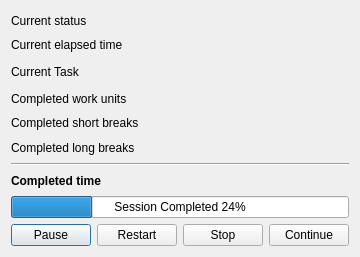
<?xml version="1.0" encoding="UTF-8"?>
<ui version="4.0">
 <class>WorkStatistics</class>
 <widget class="QDialog" name="WorkStatistics">
  <property name="geometry">
   <rect>
    <x>0</x>
    <y>0</y>
    <width>338</width>
    <height>257</height>
   </rect>
  </property>
  <property name="sizePolicy">
   <sizepolicy hsizetype="Fixed" vsizetype="Fixed">
    <horstretch>0</horstretch>
    <verstretch>0</verstretch>
   </sizepolicy>
  </property>
  <property name="windowTitle">
   <string>Work Statistics</string>
  </property>
  <property name="windowIcon">
   <iconset resource="rsc/resources.qrc">
    <normaloff>:/WorkTimer/clock.svg</normaloff>:/WorkTimer/clock.svg</iconset>
  </property>
  <property name="modal">
   <bool>false</bool>
  </property>
  <layout class="QVBoxLayout" name="verticalLayout_2" stretch="0,0,0,0,0,0,0,0,0,0">
   <item>
    <layout class="QHBoxLayout" name="horizontalLayout_7">
     <property name="topMargin">
      <number>0</number>
     </property>
     <item>
      <widget class="QLabel" name="label_7">
       <property name="toolTip">
        <string>Current unit</string>
       </property>
       <property name="text">
        <string>Current status</string>
       </property>
      </widget>
     </item>
     <item>
      <widget class="QLabel" name="m_status">
       <property name="toolTip">
        <string>Current unit status</string>
       </property>
       <property name="text">
        <string/>
       </property>
       <property name="alignment">
        <set>Qt::AlignmentFlag::AlignCenter</set>
       </property>
      </widget>
     </item>
    </layout>
   </item>
   <item>
    <layout class="QHBoxLayout" name="horizontalLayout_6">
     <property name="topMargin">
      <number>0</number>
     </property>
     <item>
      <widget class="QLabel" name="label_5">
       <property name="toolTip">
        <string>Unit elapsed time</string>
       </property>
       <property name="text">
        <string>Current elapsed time</string>
       </property>
      </widget>
     </item>
     <item>
      <widget class="QLabel" name="m_elapsedTime">
       <property name="toolTip">
        <string>Unit elapsed time</string>
       </property>
       <property name="text">
        <string/>
       </property>
       <property name="alignment">
        <set>Qt::AlignmentFlag::AlignCenter</set>
       </property>
      </widget>
     </item>
    </layout>
   </item>
   <item>
    <layout class="QHBoxLayout" name="horizontalLayout_8" stretch="1,1,0">
     <item>
      <widget class="QLabel" name="label_6">
       <property name="toolTip">
        <string>Current task</string>
       </property>
       <property name="text">
        <string>Current Task</string>
       </property>
      </widget>
     </item>
     <item>
      <widget class="QLabel" name="m_taskName">
       <property name="toolTip">
        <string>Current task</string>
       </property>
       <property name="text">
        <string/>
       </property>
       <property name="alignment">
        <set>Qt::AlignmentFlag::AlignRight|Qt::AlignmentFlag::AlignTrailing|Qt::AlignmentFlag::AlignVCenter</set>
       </property>
      </widget>
     </item>
     <item>
      <widget class="QToolButton" name="m_taskButton">
       <property name="minimumSize">
        <size>
         <width>20</width>
         <height>20</height>
        </size>
       </property>
       <property name="toolTip">
        <string>Modify current task</string>
       </property>
       <property name="text">
        <string/>
       </property>
       <property name="icon">
        <iconset resource="rsc/resources.qrc">
         <normaloff>:/WorkTimer/pencil.svg</normaloff>:/WorkTimer/pencil.svg</iconset>
       </property>
       <property name="popupMode">
        <enum>QToolButton::ToolButtonPopupMode::InstantPopup</enum>
       </property>
       <property name="autoRaise">
        <bool>true</bool>
       </property>
      </widget>
     </item>
    </layout>
   </item>
   <item>
    <layout class="QHBoxLayout" name="horizontalLayout_5">
     <item>
      <widget class="QLabel" name="label">
       <property name="toolTip">
        <string>Completed work units in this session</string>
       </property>
       <property name="text">
        <string>Completed work units</string>
       </property>
      </widget>
     </item>
     <item>
      <widget class="QLabel" name="m_completedWorkUnits">
       <property name="toolTip">
        <string>Completed work units in this session</string>
       </property>
       <property name="text">
        <string/>
       </property>
       <property name="alignment">
        <set>Qt::AlignmentFlag::AlignCenter</set>
       </property>
      </widget>
     </item>
    </layout>
   </item>
   <item>
    <layout class="QHBoxLayout" name="horizontalLayout_4">
     <item>
      <widget class="QLabel" name="label_2">
       <property name="toolTip">
        <string>Completed short breaks in this session</string>
       </property>
       <property name="text">
        <string>Completed short breaks</string>
       </property>
      </widget>
     </item>
     <item>
      <widget class="QLabel" name="m_completedShortBreaks">
       <property name="toolTip">
        <string>Completed short breaks in this session</string>
       </property>
       <property name="text">
        <string/>
       </property>
       <property name="alignment">
        <set>Qt::AlignmentFlag::AlignCenter</set>
       </property>
      </widget>
     </item>
    </layout>
   </item>
   <item>
    <layout class="QHBoxLayout" name="horizontalLayout_3">
     <item>
      <widget class="QLabel" name="label_3">
       <property name="toolTip">
        <string>Completed long breaks in this session</string>
       </property>
       <property name="text">
        <string>Completed long breaks</string>
       </property>
      </widget>
     </item>
     <item>
      <widget class="QLabel" name="m_completedLongBreaks">
       <property name="toolTip">
        <string>Completed long breaks in this session</string>
       </property>
       <property name="text">
        <string/>
       </property>
       <property name="alignment">
        <set>Qt::AlignmentFlag::AlignCenter</set>
       </property>
      </widget>
     </item>
    </layout>
   </item>
   <item>
    <widget class="Line" name="line">
     <property name="orientation">
      <enum>Qt::Orientation::Horizontal</enum>
     </property>
    </widget>
   </item>
   <item>
    <layout class="QHBoxLayout" name="horizontalLayout_2">
     <item>
      <widget class="QLabel" name="label_4">
       <property name="font">
        <font>
         <bold>true</bold>
        </font>
       </property>
       <property name="toolTip">
        <string>Total completed time</string>
       </property>
       <property name="text">
        <string>Completed time</string>
       </property>
      </widget>
     </item>
     <item>
      <widget class="QLabel" name="m_completedTime">
       <property name="toolTip">
        <string>Total completed time</string>
       </property>
       <property name="text">
        <string/>
       </property>
       <property name="alignment">
        <set>Qt::AlignmentFlag::AlignCenter</set>
       </property>
      </widget>
     </item>
    </layout>
   </item>
   <item>
    <widget class="QProgressBar" name="m_progress">
     <property name="value">
      <number>24</number>
     </property>
     <property name="alignment">
      <set>Qt::AlignmentFlag::AlignCenter</set>
     </property>
     <property name="format">
      <string>Session Completed %p%</string>
     </property>
    </widget>
   </item>
   <item>
    <layout class="QHBoxLayout" name="horizontalLayout">
     <item>
      <widget class="QPushButton" name="m_pause">
       <property name="toolTip">
        <string>Pauses current unit</string>
       </property>
       <property name="text">
        <string>Pause</string>
       </property>
      </widget>
     </item>
     <item>
      <widget class="QPushButton" name="m_invalidate">
       <property name="toolTip">
        <string>Restarts current unit</string>
       </property>
       <property name="text">
        <string>Restart</string>
       </property>
      </widget>
     </item>
     <item>
      <widget class="QPushButton" name="m_stop">
       <property name="toolTip">
        <string>Stops the session</string>
       </property>
       <property name="text">
        <string>Stop</string>
       </property>
      </widget>
     </item>
     <item>
      <widget class="QPushButton" name="m_continue">
       <property name="toolTip">
        <string>Closes the dialog</string>
       </property>
       <property name="text">
        <string>Continue</string>
       </property>
      </widget>
     </item>
    </layout>
   </item>
  </layout>
 </widget>
 <resources>
  <include location="rsc/resources.qrc"/>
 </resources>
 <connections/>
</ui>
